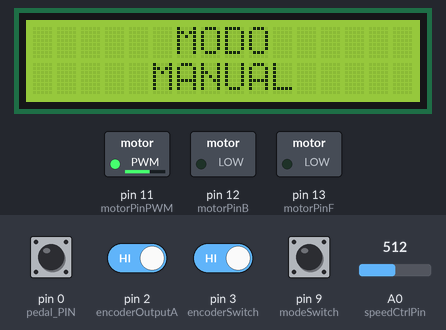
Bench run of a sketch on a simulated Arduino Uno, built with avr-gcc and run on an emulated ATmega328P. Parts: 16×2 character LCD, switched loads named in the sketch (green lamp = pin HIGH). Dashed ring = blinking. Inputs (shaded band) come from the test bench; at power-on: pin 0 (pedal_PIN), pin 2 (encoderOutputA), pin 3 (encoderSwitch), pin 9 (modeSwitch) HIGH, A0 (speedCtrlPin) = 512.

Above: at 1.2 s.
1.3 s: pin 9 (modeSwitch) pulled LOW for 0.15 s
At 2.4 s:
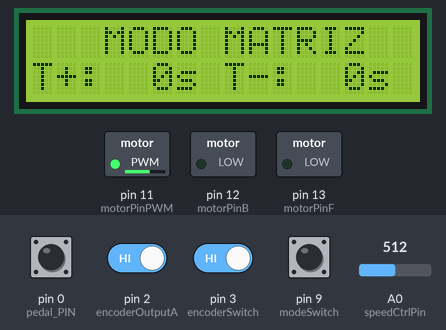
3.0 s: pin 9 (modeSwitch) pulled LOW for 1 s
At 5.2 s:
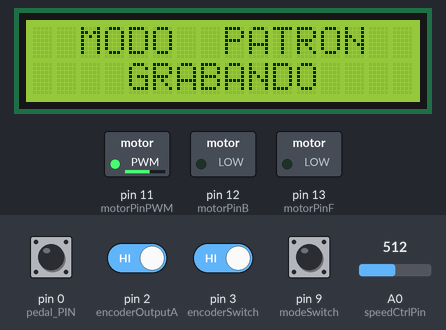
5.5 s: pin 0 (pedal_PIN) pulled LOW for 0.15 s
At 6.2 s:
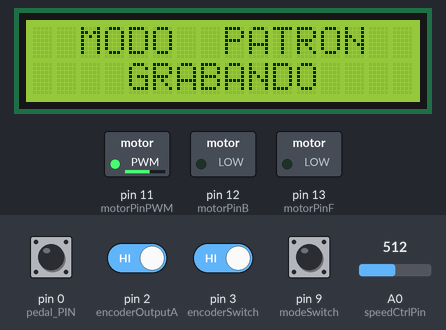
7.1 s: pin 0 (pedal_PIN) pulled LOW for 1 s
At 8.5 s:
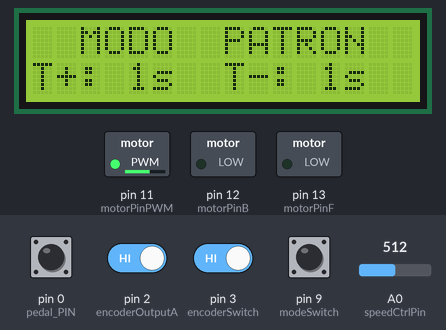
9.6 s: pin 0 (pedal_PIN) pulled LOW for 0.15 s
At 9.67 s:
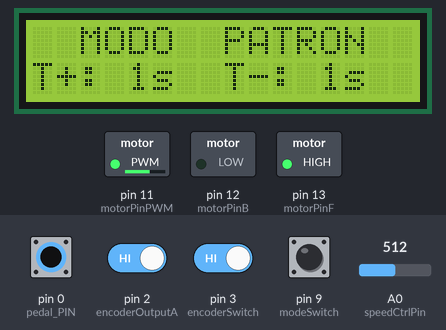
11.2 s: pin 0 (pedal_PIN) pulled LOW for 3.2 s
At 12.9 s:
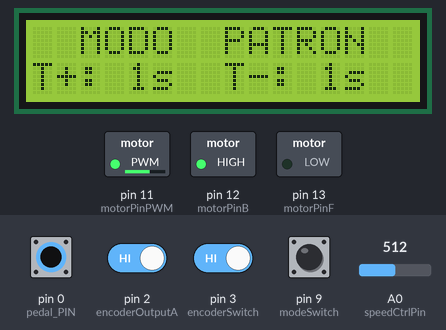
Timing chart, 0 to 15.9 s (numbered marks = the images above; inputs shaded):
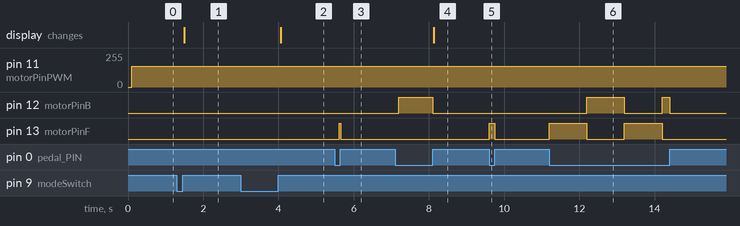

Measured:
- after the input at 1.3 s, the display: changes after 0.20 s (image 1)
- after the input at 3.0 s, the display: changes after 1.1 s (image 2)
- after the input at 5.5 s, pin 13 (motorPinF): LOW → HIGH after 0.12 s, → LOW 0.03 s later
- after the input at 7.1 s, pin 12 (motorPinB): LOW → HIGH after 0.10 s, → LOW 0.90 s later; the display: changes after 1.0 s (image 4)
- after the input at 9.6 s, pin 13 (motorPinF): LOW → HIGH at once, → LOW 0.15 s later
- after the input at 11.2 s, pin 12 (motorPinB): LOW → HIGH after 1.0 s, → LOW 1.0 s later, → HIGH 1.0 s later, → LOW 0.20 s later; pin 13 (motorPinF): alternates HIGH for 1.0 s and LOW for 1.0 s, 4 changes in all, then stays LOW, starting at once

The sketch:

main.ino
```cpp
#include "Motor.h"
#include <Wire.h>
#include <LiquidCrystal_I2C.h>  //PONER QUE t_CW Y t_CCW SE REINICIEN CUANDO APRETAS EL BOTON DE MENU

//Conexion de pines


#define pedal_PIN 0  //pedal_PIN debe ser salida digital
#define motorPinB 12
#define motorPinF 13
#define motorPinPWM 11
#define speedCtrlPin A0
#define encoderOutputA 2 // external interrupt
#define encoderOutputB 7
#define encoderSwitch 3 //external interrupt
#define modeSwitch 9 //cuidado con config pcint


//Declaracion de variables globales

Motor motor(motorPinB, motorPinF, motorPinPWM, speedCtrlPin);
LiquidCrystal_I2C lcd(0x27,16,2);


int menu = 0;  // 0 modo manual, 1 modo matriz, 2 modo patron.
int t_CW = 4;
int t_CCW = 4;
int patronlisto = 0;
int t;
int t_ON;
int aState;
int aLastState;
int setTime = 1;
int aux = 0;

//Programa

void setup()
{
  lcd.begin();
  lcd.backlight();
  pinMode(pedal_PIN,INPUT_PULLUP);
  pinMode (encoderOutputA,INPUT_PULLUP);
  pinMode (encoderOutputB,INPUT_PULLUP);
  pinMode (encoderSwitch,INPUT_PULLUP);


  aLastState = digitalRead(encoderOutputA);
  motor.STOP();


  attachInterrupt(digitalPinToInterrupt(encoderOutputA), encoder_ISR, CHANGE);
  attachInterrupt(digitalPinToInterrupt(encoderSwitch), encoderSwitch_ISR, FALLING);
  //Pinchange interrupt en 9 (pcint 1)
  pinMode(modeSwitch, INPUT_PULLUP);
  PCMSK0 = 2;
  PCICR = 1;
  //end of pcint config
}

void loop()
{
  switch (menu)
  {
    case 0:
      patronlisto = 0;
      modo_MANUAL();
      break;
    case 1:
      patronlisto = 0;
      modo_MATRIZ();
      break;
    case 2:
      modo_PATRON();
      break;
  }
}


ISR(PCINT0_vect)
{
  delay(150);
  t_CCW = 0;
  t_CW = 0;
  aux++;
  if(aux%2 == 0)
  {
    menu++;
    if(menu > 2)
      menu = 0;
  }
}
/*------------------------------Modo Manual------------------------*/

void modo_MANUAL()
{
  lcd.setCursor(0,0);
  lcd.print("      MODO      ");
  lcd.setCursor(0,1);
  lcd.print("     MANUAL     ");

  motor.SPEED();

  if(!digitalRead(pedal_PIN))
  {
    motor.CW();
  }
  else
  {
    motor.STOP();
  }
}

/*------------------------------Modo Matriz------------------------*/

void modo_MATRIZ()
{
  lcd.setCursor(0,0);
  lcd.print("   MODO MATRIZ   ");
  lcd.setCursor(0,1);
  if((t_CW/2) < 10)
  {
    lcd.print("T+:  ");
    lcd.print(t_CW/2);
    lcd.print("s ");
  }
  else
  {
    lcd.print("T+: ");
    lcd.print(t_CW/2);
    lcd.print("s");
  }
  lcd.setCursor(8,1);
  if((t_CCW/2) < 10)
  {
    lcd.print("T-:  ");
    lcd.print(t_CCW/2);
    lcd.print("s");
  }
  else
  {
    lcd.print("T-: ");
    lcd.print(t_CCW/2);
    lcd.print("s");
  }
  if(!digitalRead(pedal_PIN))
  {
    t = millis();
    motor.CW();
    do
    {
      motor.SPEED();
      t_ON = millis() - t;
      t_ON = t_ON/1000;
    }while(!digitalRead(pedal_PIN) && (t_CW/2) > t_ON);
    motor.STOP();
    if(!digitalRead(pedal_PIN))
    {
      t = millis();
      motor.CCW();
      do
      {
        motor.SPEED();
        t_ON = millis() - t;
        t_ON = t_ON/1000;
      }while( !digitalRead(pedal_PIN) && (t_CCW/2) > t_ON);
      motor.STOP();
    }
  }
}

void encoder_ISR()
{
  if(setTime)
  {
    aState = digitalRead(encoderOutputA);
    if(aState != aLastState)
    {
      if(digitalRead(encoderOutputB) != aState)
        t_CCW++;
      else
        t_CCW--;

      if(t_CCW < 0)
        t_CCW = 0;
    }
    aLastState = aState;
  }
  else
  {
    aState = digitalRead(encoderOutputA);
    if (aState != aLastState)
    {
      if (digitalRead(encoderOutputB) != aState)
        t_CW ++;
      else
        t_CW --;

      if( t_CW < 0)
        t_CW = 0;
    }
    aLastState = aState;
  }
}

void encoderSwitch_ISR()
{
  if(setTime)
    setTime = 0;
  else
    setTime = 1;
}

/*------------------------------Modo Patron------------------------*/

void modo_PATRON()
{
  if(!patronlisto)
  {
    modo_leerPATRON();
  }
  else
  {
    modo_repetirPATRON();
  }
}


void modo_leerPATRON()
{
  lcd.setCursor(0,0);
  lcd.print("  MODO  PATRON  ");
  lcd.setCursor(0,1);
  lcd.print("    GRABANDO    ");

  if(!digitalRead(pedal_PIN))
  {
    delay(100);

    t = millis();
    motor.CW();

    while(!digitalRead(pedal_PIN))
    {
      motor.SPEED();
    }

    motor.STOP();
    t_CW = millis() - t;
    if(t_CW<1000)
      t_CW = 1000;
    delay(100);

    while(digitalRead(pedal_PIN))
    {
      motor.STOP();
    }

    delay(100);

    t = millis();
    motor.CCW();

    while(!digitalRead(pedal_PIN))
    {
      motor.SPEED();
    }

    motor.STOP();
    t_CCW = millis() - t;
    if(t_CCW<1000)
     t_CCW = 1000;

    lcd.setCursor(0,0);
    lcd.print("  MODO  PATRON  ");
    lcd.setCursor(0,1);
    lcd.print("T+: ");
    lcd.print(t_CW/1000);
    lcd.print("s");
    lcd.setCursor(6,1);
    lcd.print("  T-: ");
    lcd.print(t_CCW/1000);
    lcd.print("s");


    patronlisto = 1;
  }
}

void modo_repetirPATRON()
{
  if(!digitalRead(pedal_PIN))
  {
    t = millis();
    motor.CW();
    do
    {
      motor.SPEED();
      t_ON = millis() - t;
    }while(!digitalRead(pedal_PIN) && t_CW > t_ON);
    motor.STOP();
    t_ON = 0;
    if(!digitalRead(pedal_PIN))
    {
      t = millis();
      motor.CCW();
      do
      {
        motor.SPEED();
        t_ON = millis() - t;
      }while( !digitalRead(pedal_PIN) && t_CCW > t_ON);
      motor.STOP();
    }
  }
}
```

Motor.cpp
```cpp
/*
  Resinadora.cpp
*/

#include "Arduino.h"
#include "Motor.h"
#define MaxSpeed12 255
#define MinSpeed12 60


Motor::Motor(int motorPinB, int motorPinF, int motorPinPWM, int speedCtrlPin)
{
  pinMode(motorPinF, OUTPUT);
  pinMode(motorPinB, OUTPUT);
  _motorPinB = motorPinB;
  _motorPinF = motorPinF;
  _motorPinPWM = motorPinPWM;
  _speedCtrlPin = speedCtrlPin;
}


void Motor::CW()
{
  digitalWrite(_motorPinF, HIGH);
  digitalWrite(_motorPinB, LOW);
}

void Motor::CCW()
{
  digitalWrite(_motorPinF, LOW);
  digitalWrite(_motorPinB, HIGH);
}

void Motor::STOP()
{
  digitalWrite(_motorPinF, LOW);
  digitalWrite(_motorPinB, LOW);
}

void Motor::SPEED()
{
  _sp = analogRead(_speedCtrlPin);
 _sp = map(_sp, 0, 1023, MinSpeed12, MaxSpeed12);  //MI MOTOR 3-6V DC
  analogWrite(_motorPinPWM,_sp);
}
```

Motor.h
```cpp
#ifndef Motor_h
#define Motor_h

#include "Arduino.h"

class Motor
{
  public:
    Motor(int motorPinB, int motorPinF, int motorPinPWM, int speedCtrlPin);
    void CW();
    void CCW();
	  void STOP();
	  void SPEED();
  private:
    int _motorPinB;
	  int _motorPinF;
	  int _motorPinPWM;
	  int _speedCtrlPin;
	  int _sp =0;
};


#endif
```
